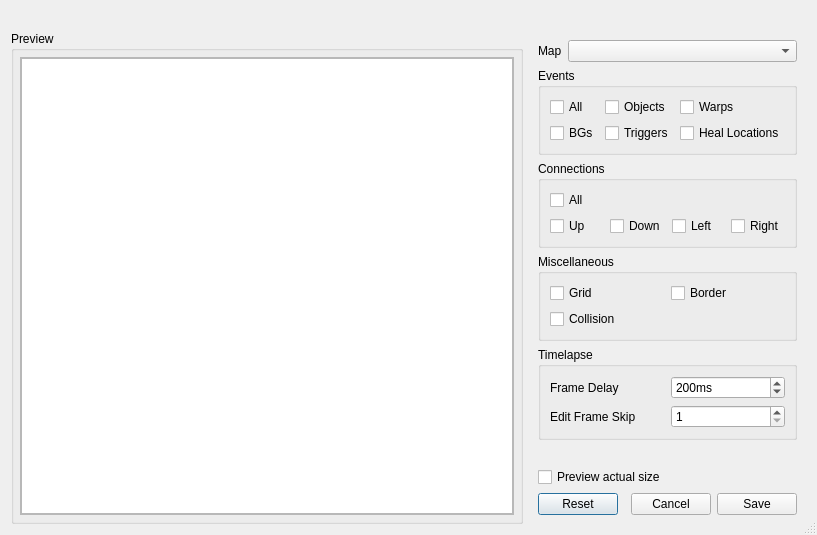
<?xml version="1.0" encoding="UTF-8"?>
<ui version="4.0">
 <class>MapImageExporter</class>
 <widget class="QDialog" name="MapImageExporter">
  <property name="geometry">
   <rect>
    <x>0</x>
    <y>0</y>
    <width>817</width>
    <height>535</height>
   </rect>
  </property>
  <property name="windowTitle">
   <string>Export Map Image</string>
  </property>
  <property name="sizeGripEnabled">
   <bool>true</bool>
  </property>
  <layout class="QGridLayout" name="gridLayout_4" columnstretch="2,1">
   <item row="1" column="1">
    <widget class="QFrame" name="frame_Options">
     <property name="sizePolicy">
      <sizepolicy hsizetype="Maximum" vsizetype="Preferred">
       <horstretch>0</horstretch>
       <verstretch>0</verstretch>
      </sizepolicy>
     </property>
     <layout class="QVBoxLayout" name="verticalLayout_Options">
      <item>
       <layout class="QFormLayout" name="formLayout">
        <item row="0" column="0">
         <widget class="QLabel" name="label_MapSelection">
          <property name="text">
           <string>Map</string>
          </property>
         </widget>
        </item>
        <item row="0" column="1">
         <widget class="NoScrollComboBox" name="comboBox_MapSelection">
          <property name="sizeAdjustPolicy">
           <enum>QComboBox::SizeAdjustPolicy::AdjustToContents</enum>
          </property>
         </widget>
        </item>
       </layout>
      </item>
      <item>
       <widget class="QGroupBox" name="groupBox_Events">
        <property name="title">
         <string>Events</string>
        </property>
        <layout class="QGridLayout" name="gridLayout_2">
         <item row="0" column="0">
          <layout class="QGridLayout" name="gridLayout_Event_Options">
           <item row="1" column="1">
            <widget class="QCheckBox" name="checkBox_Triggers">
             <property name="text">
              <string>Triggers</string>
             </property>
            </widget>
           </item>
           <item row="0" column="1">
            <widget class="QCheckBox" name="checkBox_Objects">
             <property name="text">
              <string>Objects</string>
             </property>
            </widget>
           </item>
           <item row="1" column="2">
            <widget class="QCheckBox" name="checkBox_HealLocations">
             <property name="text">
              <string>Heal Locations</string>
             </property>
            </widget>
           </item>
           <item row="0" column="2">
            <widget class="QCheckBox" name="checkBox_Warps">
             <property name="text">
              <string>Warps</string>
             </property>
            </widget>
           </item>
           <item row="0" column="0">
            <widget class="QCheckBox" name="checkBox_AllEvents">
             <property name="text">
              <string>All</string>
             </property>
            </widget>
           </item>
           <item row="1" column="0">
            <widget class="QCheckBox" name="checkBox_BGs">
             <property name="text">
              <string>BGs</string>
             </property>
            </widget>
           </item>
          </layout>
         </item>
        </layout>
       </widget>
      </item>
      <item>
       <widget class="QGroupBox" name="groupBox_Connections">
        <property name="title">
         <string>Connections</string>
        </property>
        <layout class="QGridLayout" name="gridLayout_3">
         <item row="0" column="0">
          <layout class="QGridLayout" name="gridLayout_Connection_Options">
           <item row="1" column="2">
            <widget class="QCheckBox" name="checkBox_ConnectionLeft">
             <property name="text">
              <string>Left</string>
             </property>
            </widget>
           </item>
           <item row="1" column="0">
            <widget class="QCheckBox" name="checkBox_ConnectionUp">
             <property name="text">
              <string>Up</string>
             </property>
            </widget>
           </item>
           <item row="1" column="3">
            <widget class="QCheckBox" name="checkBox_ConnectionRight">
             <property name="text">
              <string>Right</string>
             </property>
            </widget>
           </item>
           <item row="1" column="1">
            <widget class="QCheckBox" name="checkBox_ConnectionDown">
             <property name="text">
              <string>Down</string>
             </property>
            </widget>
           </item>
           <item row="0" column="0">
            <widget class="QCheckBox" name="checkBox_AllConnections">
             <property name="text">
              <string>All</string>
             </property>
            </widget>
           </item>
          </layout>
         </item>
        </layout>
       </widget>
      </item>
      <item>
       <widget class="QGroupBox" name="groupBox_Misc">
        <property name="title">
         <string>Miscellaneous</string>
        </property>
        <layout class="QGridLayout" name="gridLayout_5">
         <item row="0" column="0">
          <layout class="QGridLayout" name="gridLayout_Misc_Options">
           <item row="0" column="0">
            <widget class="QCheckBox" name="checkBox_Grid">
             <property name="text">
              <string>Grid</string>
             </property>
            </widget>
           </item>
           <item row="1" column="0">
            <widget class="QCheckBox" name="checkBox_Elevation">
             <property name="text">
              <string>Collision</string>
             </property>
            </widget>
           </item>
           <item row="0" column="1">
            <widget class="QCheckBox" name="checkBox_Border">
             <property name="text">
              <string>Border</string>
             </property>
            </widget>
           </item>
          </layout>
         </item>
        </layout>
       </widget>
      </item>
      <item>
       <widget class="QGroupBox" name="groupBox_Timelapse">
        <property name="title">
         <string>Timelapse</string>
        </property>
        <layout class="QGridLayout" name="gridLayout_7">
         <item row="2" column="1">
          <widget class="QSpinBox" name="spinBox_TimelapseDelay">
           <property name="specialValueText">
            <string/>
           </property>
           <property name="suffix">
            <string>ms</string>
           </property>
           <property name="minimum">
            <number>1</number>
           </property>
           <property name="maximum">
            <number>2000</number>
           </property>
           <property name="value">
            <number>200</number>
           </property>
          </widget>
         </item>
         <item row="2" column="0">
          <widget class="QLabel" name="label">
           <property name="text">
            <string>Frame Delay</string>
           </property>
          </widget>
         </item>
         <item row="3" column="1">
          <widget class="QSpinBox" name="spinBox_FrameSkip">
           <property name="suffix">
            <string/>
           </property>
           <property name="minimum">
            <number>1</number>
           </property>
           <property name="maximum">
            <number>999</number>
           </property>
          </widget>
         </item>
         <item row="3" column="0">
          <widget class="QLabel" name="label_3">
           <property name="text">
            <string>Edit Frame Skip</string>
           </property>
          </widget>
         </item>
        </layout>
       </widget>
      </item>
      <item>
       <spacer name="verticalSpacer">
        <property name="orientation">
         <enum>Qt::Orientation::Vertical</enum>
        </property>
        <property name="sizeHint" stdset="0">
         <size>
          <width>20</width>
          <height>40</height>
         </size>
        </property>
       </spacer>
      </item>
      <item>
       <widget class="QCheckBox" name="checkBox_ActualSize">
        <property name="text">
         <string>Preview actual size</string>
        </property>
       </widget>
      </item>
      <item>
       <layout class="QHBoxLayout" name="horizontalLayout_2">
        <item>
         <widget class="QPushButton" name="pushButton_Reset">
          <property name="text">
           <string>Reset</string>
          </property>
         </widget>
        </item>
        <item>
         <spacer name="horizontalSpacer">
          <property name="orientation">
           <enum>Qt::Orientation::Horizontal</enum>
          </property>
          <property name="sizeHint" stdset="0">
           <size>
            <width>40</width>
            <height>20</height>
           </size>
          </property>
         </spacer>
        </item>
        <item>
         <widget class="QPushButton" name="pushButton_Cancel">
          <property name="text">
           <string>Cancel</string>
          </property>
         </widget>
        </item>
        <item>
         <widget class="QPushButton" name="pushButton_Save">
          <property name="text">
           <string>Save</string>
          </property>
         </widget>
        </item>
       </layout>
      </item>
     </layout>
    </widget>
   </item>
   <item row="1" column="0">
    <widget class="QGroupBox" name="groupBox_Preview">
     <property name="sizePolicy">
      <sizepolicy hsizetype="MinimumExpanding" vsizetype="Preferred">
       <horstretch>0</horstretch>
       <verstretch>0</verstretch>
      </sizepolicy>
     </property>
     <property name="title">
      <string>Preview</string>
     </property>
     <layout class="QGridLayout" name="gridLayout_6">
      <property name="leftMargin">
       <number>6</number>
      </property>
      <property name="topMargin">
       <number>6</number>
      </property>
      <property name="rightMargin">
       <number>6</number>
      </property>
      <property name="bottomMargin">
       <number>6</number>
      </property>
      <item row="0" column="0">
       <widget class="QScrollArea" name="scrollArea_Preview">
        <property name="widgetResizable">
         <bool>true</bool>
        </property>
        <widget class="QWidget" name="scrollAreaWidgetContents">
         <property name="geometry">
          <rect>
           <x>0</x>
           <y>0</y>
           <width>469</width>
           <height>464</height>
          </rect>
         </property>
         <layout class="QGridLayout" name="gridLayout">
          <property name="leftMargin">
           <number>0</number>
          </property>
          <property name="topMargin">
           <number>0</number>
          </property>
          <property name="rightMargin">
           <number>0</number>
          </property>
          <property name="bottomMargin">
           <number>0</number>
          </property>
          <item row="2" column="3">
           <widget class="QGraphicsView" name="graphicsView_Preview">
            <property name="sizePolicy">
             <sizepolicy hsizetype="Expanding" vsizetype="Expanding">
              <horstretch>0</horstretch>
              <verstretch>0</verstretch>
             </sizepolicy>
            </property>
            <property name="mouseTracking">
             <bool>false</bool>
            </property>
            <property name="autoFillBackground">
             <bool>false</bool>
            </property>
            <property name="sizeAdjustPolicy">
             <enum>QAbstractScrollArea::SizeAdjustPolicy::AdjustIgnored</enum>
            </property>
            <property name="dragMode">
             <enum>QGraphicsView::DragMode::NoDrag</enum>
            </property>
           </widget>
          </item>
         </layout>
        </widget>
       </widget>
      </item>
     </layout>
    </widget>
   </item>
   <item row="0" column="0" colspan="2">
    <widget class="QLabel" name="label_Description">
     <property name="text">
      <string/>
     </property>
     <property name="alignment">
      <set>Qt::AlignmentFlag::AlignCenter</set>
     </property>
     <property name="wordWrap">
      <bool>true</bool>
     </property>
    </widget>
   </item>
  </layout>
 </widget>
 <customwidgets>
  <customwidget>
   <class>NoScrollComboBox</class>
   <extends>QComboBox</extends>
   <header>noscrollcombobox.h</header>
  </customwidget>
 </customwidgets>
 <resources/>
 <connections/>
</ui>
